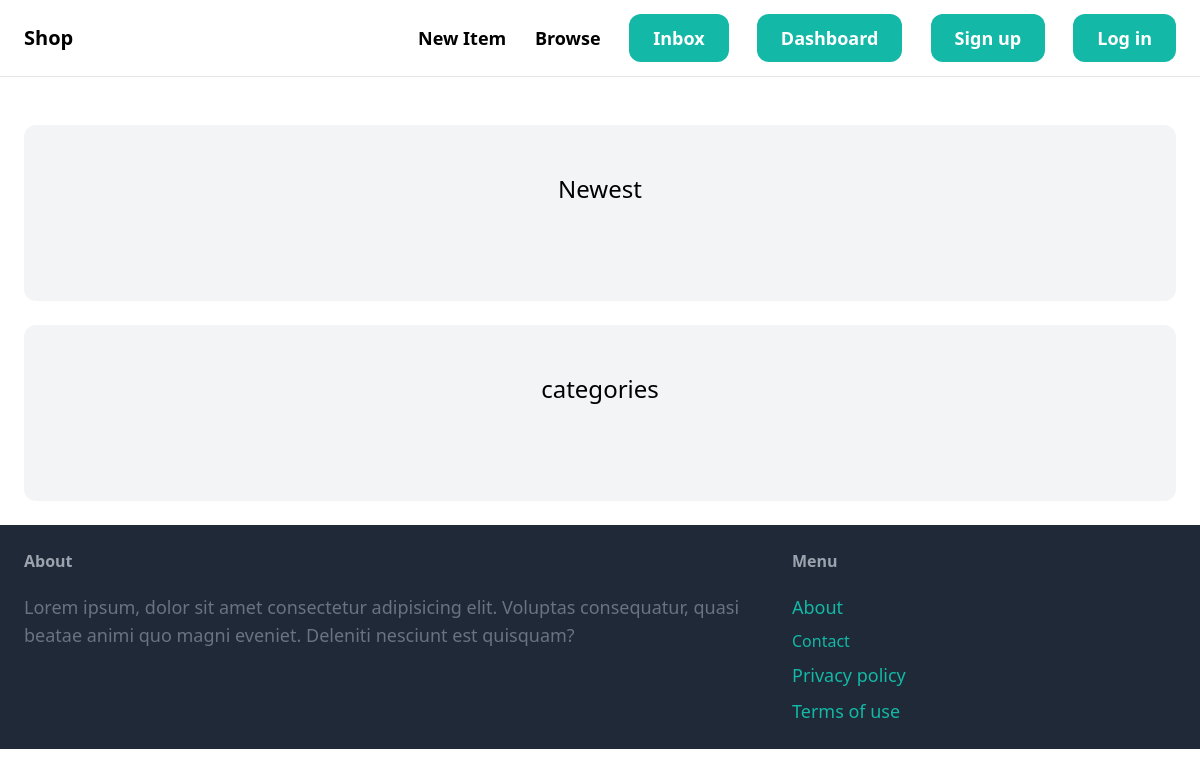
Before: / with the older database file.
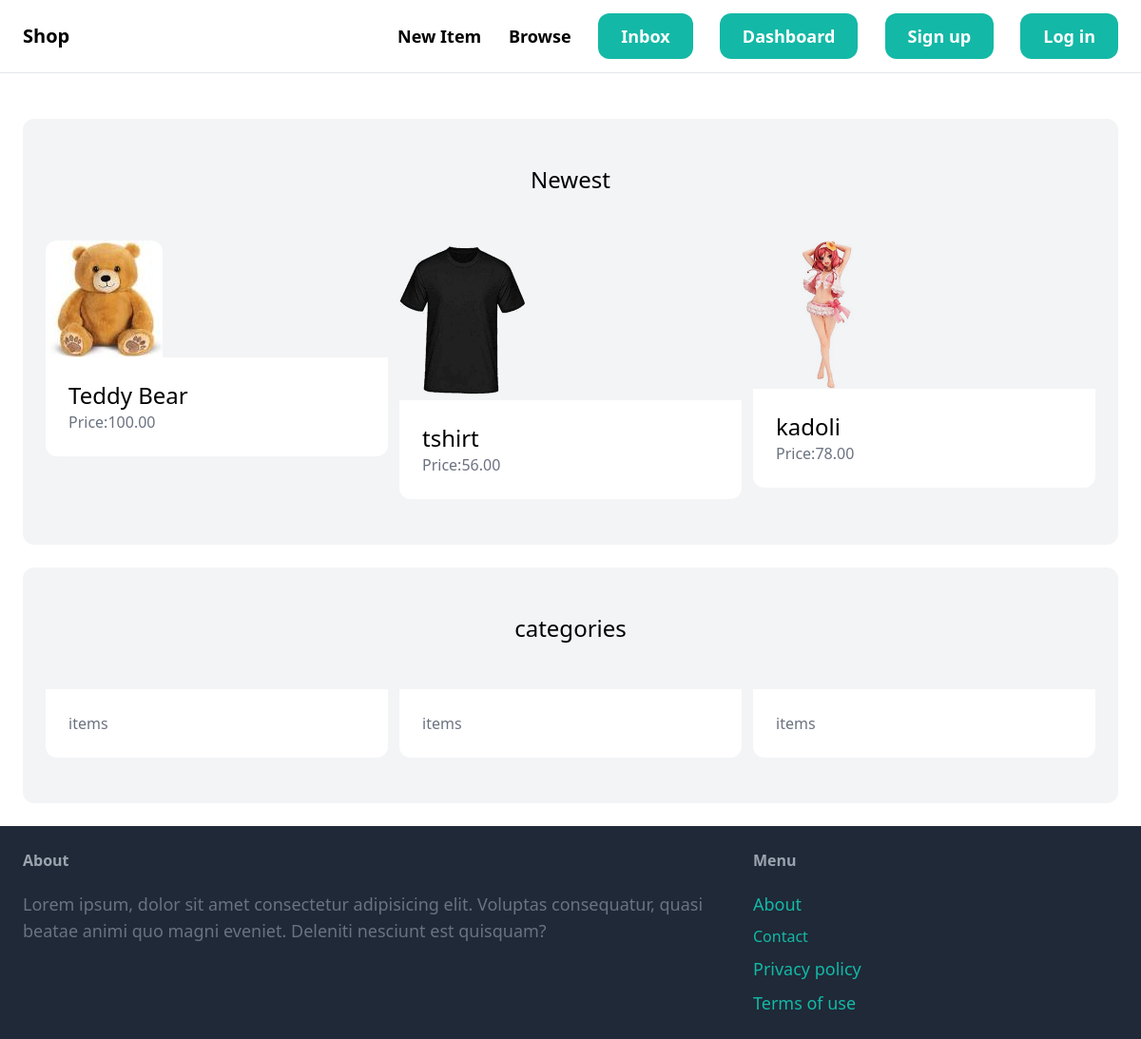
After: the same page with the newer database file.
### items/models.py (models this page shows, shortened)
class Item(models.Model):
	category=models.ForeignKey(Category, related_name='items',on_delete=models.CASCADE)
	name = models.CharField(max_length=255)
	description = models.TextField(blank=True, null=True)
	price = models.DecimalField(max_digits=9, decimal_places=2)
	image = models.ImageField(upload_to='item_images',blank=True,null=True)
	is_sold = models.BooleanField(default=False)
	created_by = models.ForeignKey(User, related_name='items',on_delete=models.CASCADE)
	created_at = models.DateTimeField(auto_now_add=True)

class Category(models.Model):
	name = models.CharField(max_length=255)
	class Mete:
		ordering = ('name',)
		verbose_name_plural = 'Categories'

### core/views.py (the view)
# urls.py: path('', views.index, name='index'),
def index(request):
    items = Item.objects.filter(is_sold=False)[0:6]
    categories=Category.objects.all()
    return render(request, 'core/index.html',locals())

### core/templates/core/index.html (shortened to what this page needs)
{%extends 'core/base.html'%}
{% block content %}
<div class="mt-6 px-6 py-12 bg-gray-100 rounded-xl">
    <h2 class="mb-12 text-2xl text-center">Newest</h2>
    <div class="grid grid-cols-3 gap-3">
        {% for item in items %}
        <div>
        <a href="{% url 'items:detail' item.id %}">
            <div>
                <img src="{{ item.image.url }}" class="rounded-t-xl">
            </div>
            <div class="p-6 bg-white rounded-b-xl">
                <h2 class="text-2xl">{{item.name}}</h2>
                <p class="text-gray-500">Price:{{item.price}}</p>
            </div>
        </a>
        </div>
        {% endfor %}
    </div>
</div>
<div class="mt-6 px-6 py-12 bg-gray-100 rounded-xl">
    <h2 class="mb-12 text-2xl text-center">categories</h2>
    <div class="grid grid-cols-3 gap-3">
        {% for catogory in categories %}
       <div>
        <a href="#">
            <div class="p-6 bg-white rounded-b-xl">
                <p class="text-gray-500">{{ category.items.count }} items</p>
            </div>
        </a>
    </div>
        {% endfor %}
    </div>
</div>
{% endblock %}

### core/templates/core/base.html (shortened to what this page needs)
<!DOCTYPE html>
<html lang="en">
<head>
    <script src="https:cdn.tailwindcss.com"></script>
</head>
<body>
    <nav class="py-6 px-6 flex justify-between items-center border-b border-gray-200">
        <a href="/"class="text-xl font-semibold">Shop</a>
        <div class="space-x-6">
            <a href="{% url 'items:new' %}" class="text-lg font-semibold hover:text-gray-500">
                New Item
            </a>
            <a href="#" class="text-lg font-semibold hover:text-gray-500">
                Browse
            </a>
            <a href="#" class="px-6 py-3 text-lg font-semibold bg-teal-500 text-white rounded-xl hover:bg-teal-700">Inbox</a>
            <a href="#" class="px-6 py-3 text-lg font-semibold bg-teal-500 text-white rounded-xl hover:bg-gray-700">Dashboard</a>
            {% if request.user.is_authenticated %}
            {% else %}
            <a href="{% url 'core:signup' %}" class="px-6 py-3 text-lg font-semibold bg-teal-500 text-white rounded-xl hover:bg-teal-700">Sign up</a>
            <a href="{% url 'core:login' %}" class="px-6 py-3 text-lg font-semibold bg-teal-500 text-white rounded-xl hover:bg-gray-700">Log in</a>
            {% endif %}
        </div>
    </nav>
    <div class="px-6 py-6">
        {% block content%}
        {%endblock%}
    </div>
    <footer class="py-6 px-6 flex justify-between bg-gray-800">
        <div class="w-2/3 pr-10">
            <h3 class="mb-5 font-semibold text-gray-400">About</h3>
            <p class="text-lg text-gray-500">
                Lorem ipsum, dolor sit amet consectetur adipisicing elit. Voluptas consequatur, quasi beatae animi quo magni eveniet. Deleniti nesciunt est quisquam?
            </p>
        </div>
        <div class="w-1/3">
            <h3 class="mb-5 font-semibold text-gray-400">Menu</h3>
            <ul class="space-y-2">
                <li><a href="#" class="text-lg text-teal-500 hover:teal-700">About</a></li>
                <li><a href="{% url 'core:contact' %}" class="otext-lg text-teal-500 hover:teal-700">Contact</a></li>
                <li><a href="#" class="text-lg text-teal-500 hover:teal-700">Privacy policy</a></li>
                <li><a href="#" class="text-lg text-teal-500 hover:teal-700">Terms of use</a></li>
            </ul>
        </div>
    </footer>
</body>
</html>

Changed rows visible on the page:
added Item: image (picture), name "Teddy Bear", price "100.00"
added Item: image (picture), name "tshirt", price "56.00"
added Item: image (picture), name "kadoli", price "78.00"
